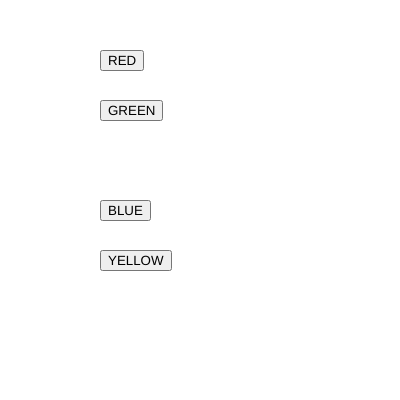
Frame 1 (no input)
Frame 60 (no input): identical to frame 1, image omitted
Frame 120 (the mouse pressed at the canvas centre since frame 60): identical to frame 1, image omitted

The p5.js sketch that drew this single still picture (run headless with seeded random() and noise() and a simulated clock; from frame 60 on, the mouse is pressed at the canvas centre):

// p5.js sketch
// ── sketch.js
var btn_red;
var btn_green;

var r = 0;
var g = 0;
var b = 0;

function setup() {
  createCanvas(400, 400);  
 
  btn_red = createButton ("RED")
  btn_red.position (100,50); 
  btn_red.mouseClicked (red_bg)


  btn_green= createButton ("GREEN")
  btn_green.position (100,100); 
  btn_green.mouseClicked (green_bg) 


  btn_blue = createButton ("BLUE")
  btn_blue.position (100,200); 
  btn_blue.mouseClicked (blue_bg) 


  btn_yellow = createButton ("YELLOW")
  btn_yellow.position (100,250); 
  btn_yellow.mouseClicked (yellow_bg) 
}

function draw() {

}

function red_bg () {
  background ("red")
}

function green_bg () {
  background ("green")
}

function blue_bg () {
  background ("blue")
}

function yellow_bg () {
  background ("yellow")
}
